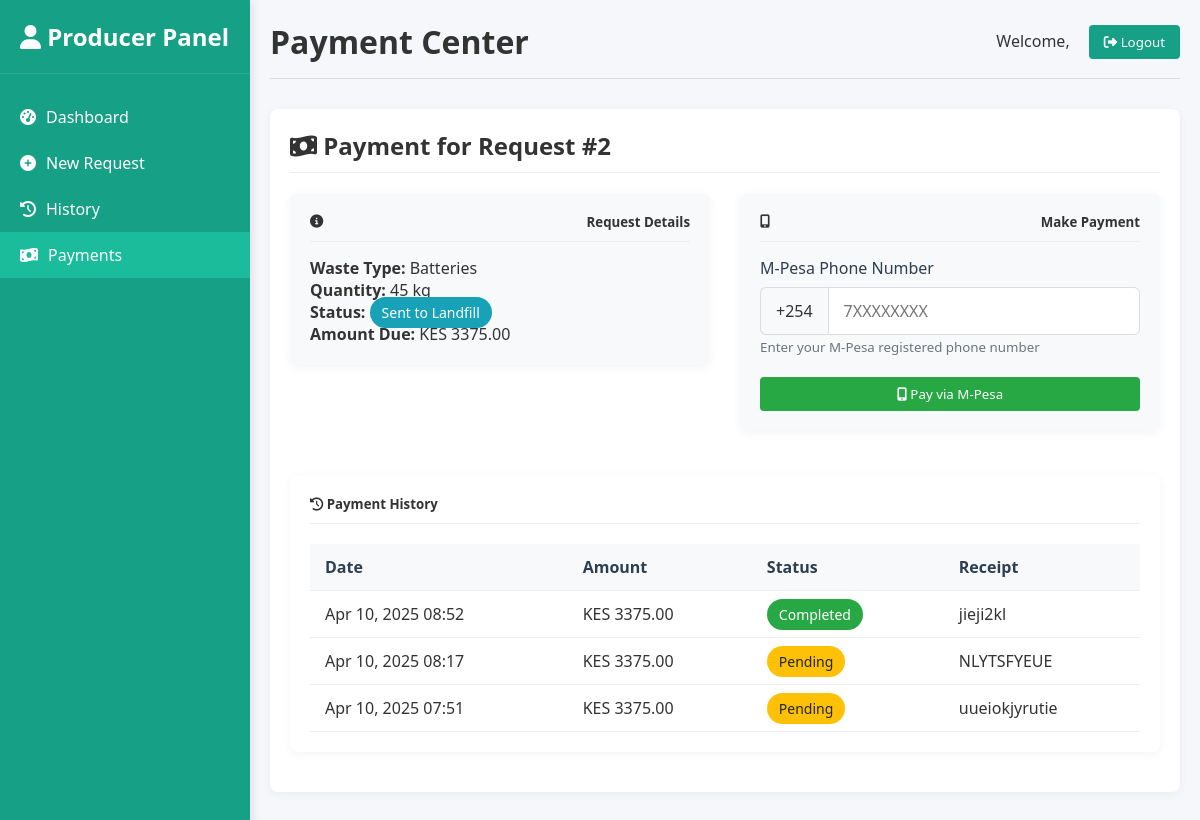
/accounts/payment/2/ (signed in), run on the app's committed database.
### accounts/models.py (models this page shows, shortened)
class CollectionRequest(models.Model):
    STATUS_CHOICES = [
        ('pending', 'Pending'),
        ('approved', 'Approved'),
        ('assigned', 'Assigned'),
        ('collected', 'Collected'),
        ('recycled', 'Recycled'),
        ('landfill', 'Sent to Landfill'),
        ('rejected', 'Rejected'),
    ]
    WASTE_TYPES = [
        ('electronics', 'Electronics'),
        ('batteries', 'Batteries'),
        ('appliances', 'Appliances'),
        ('other', 'Other'),
    ]
    DISPOSITION_CHOICES = [
        ('recycled', 'Recycled'),
        ('landfill', 'Sent to Landfill'),
        ('other', 'Other Disposition'),
    ]
    producer = models.ForeignKey(User, on_delete=models.CASCADE, related_name='requests')
    waste_type = models.CharField(max_length=20, choices=WASTE_TYPES)
    quantity = models.PositiveIntegerField()
    description = models.TextField(blank=True)
    status = models.CharField(max_length=20, choices=STATUS_CHOICES, default='pending')
    request_date = models.DateTimeField(auto_now_add=True)
    collection_date = models.DateField(null=True, blank=True)
    collector = models.ForeignKey(User, on_delete=models.SET_NULL, null=True, blank=True, related_name='assignments')
    admin_notes = models.TextField(blank=True)
    final_disposition = models.CharField(max_length=20, choices=DISPOSITION_CHOICES, null=True, blank=True)
    recycling_notes = models.TextField(blank=True)
    recycling_date = models.DateField(null=True, blank=True)
    actual_quantity = models.PositiveIntegerField(null=True, blank=True)

class Payment(models.Model):
    PAYMENT_STATUS_CHOICES = [
        ('pending', 'Pending'),
        ('completed', 'Completed'),
        ('failed', 'Failed'),
    ]
    request = models.ForeignKey(CollectionRequest, on_delete=models.CASCADE, related_name='payments')
    amount = models.DecimalField(max_digits=10, decimal_places=2)
    phone_number = models.CharField(max_length=15)
    mpesa_receipt_number = models.CharField(max_length=50, blank=True, null=True)
    transaction_date = models.DateTimeField(null=True, blank=True)
    status = models.CharField(max_length=20, choices=PAYMENT_STATUS_CHOICES, default='pending')
    created_at = models.DateTimeField(auto_now_add=True)
    verified = models.BooleanField(default=False)
    admin_approved = models.BooleanField(default=False)

### accounts/views.py (the view)
# urls.py: path('payment/<int:request_id>/', views.payment_page, name='payment_page'),
@login_required
def payment_page(request, request_id):
    collection_request = get_object_or_404(
        CollectionRequest,
        id=request_id,
        producer=request.user  # Only keep producer ownership check
    )
    amount = calculate_charges(
        collection_request.waste_type,
        collection_request.quantity
    )
    context = {
        'request': collection_request,
        'amount': amount,
        'payment_history': Payment.objects.filter(request=collection_request).order_by('-created_at')
    }
    return render(request, 'accounts/payment_page.html', context)

### accounts/payment_utils.py (called while the page is built)
def calculate_charges(waste_type, quantity):
    PRICES = {
        'electronics': 50,   # KES per kg
        'batteries': 75,     # KES per kg
        'appliances': 40,    # KES per kg
        'other': 30          # KES per kg
    }
    return PRICES.get(waste_type, 30) * quantity

### accounts/templates/accounts/payment_page.html (shortened to what this page needs)
<!DOCTYPE html>
<html lang="en">
<head>
    <link rel="stylesheet" href="https://cdnjs.cloudflare.com/ajax/libs/font-awesome/6.4.0/css/all.min.css">
</head>
<body>
    <div class="sidebar">
        <div class="sidebar-header">
            <h2><i class="fas fa-user"></i> Producer Panel</h2>
        </div>
        <div class="sidebar-menu">
            <a href="{% url 'accounts:producer_dashboard' %}" class="menu-item">
                <i class="fas fa-tachometer-alt"></i> Dashboard
            </a>
            <a href="{% url 'accounts:new_request' %}" class="menu-item">
                <i class="fas fa-plus-circle"></i> New Request
            </a>
            <a href="{% url 'accounts:producer_dashboard' %}" class="menu-item">
                <i class="fas fa-history"></i> History
            </a>
            <a href="{% url 'accounts:producer_payment_list' %}" class="menu-item active">
                <i class="fas fa-money-bill-wave"></i> Payments
            </a>
        </div>
    </div>
    <div class="main-content">
        <div class="header">
            <h1>Payment Center</h1>
            <div>
                <span>Welcome, {{ request.user.username }}</span>
                <form action="{% url 'accounts:logout' %}" method="post" style="display: inline;">
                    <button type="submit" class="btn btn-primary" style="margin-left: 15px;">
                        <i class="fas fa-sign-out-alt"></i> Logout
                    </button>
                </form>
            </div>
        </div>
        <div class="card">
            <div class="card-header">
                <h2><i class="fas fa-money-bill-wave"></i> Payment for Request #{{ request.id }}</h2>
            </div>
            <div class="card-body">
                <div class="row mb-4">
                    <div class="col-md-6">
                        <div class="card" style="background-color: var(--light-gray);">
                            <div class="card-body">
                                <h5 class="card-header" style="border-bottom: 1px solid #eee; padding-bottom: 10px; margin-bottom: 15px;">
                                    <i class="fas fa-info-circle"></i> Request Details
                                </h5>
                                <p><strong>Waste Type:</strong> {{ request.get_waste_type_display }}</p>
                                <p><strong>Quantity:</strong> {{ request.quantity }} kg</p>
                                <p><strong>Status:</strong> <span class="badge
                                    {% if request.status == 'completed' %}bg-success
                                    {% elif request.status == 'pending' %}bg-warning
                                    {% elif request.status == 'rejected' %}bg-danger
                                    {% else %}bg-info{% endif %}">
                                    {{ request.get_status_display }}
                                </span></p>
                                <p><strong>Amount Due:</strong> KES {{ amount|floatformat:2 }}</p>
                            </div>
                        </div>
                    </div>
                    <div class="col-md-6">
                        <div class="card" style="background-color: var(--light-gray);">
                            <div class="card-body">
                                <h5 class="card-header" style="border-bottom: 1px solid #eee; padding-bottom: 10px; margin-bottom: 15px;">
                                    <i class="fas fa-mobile-alt"></i> Make Payment
                                </h5>
                                <form method="post" action="{% url 'accounts:initiate_payment' request.id %}">
                                    <div class="form-group">
                                        <label for="phone_number">M-Pesa Phone Number</label>
                                        <div class="input-group">
                                            <div class="input-group-prepend">
                                                <span class="input-group-text">+254</span>
                                            </div>
                                            <input type="text" class="form-control" id="phone_number" name="phone_number"
                                                   placeholder="7XXXXXXXX" required>
                                        </div>
                                        <small class="text-muted">Enter your M-Pesa registered phone number</small>
                                    </div>
                                    <button type="submit" class="btn btn-success" style="width: 100%;">
                                        <i class="fas fa-mobile-alt"></i> Pay via M-Pesa
                                    </button>
                                </form>
                            </div>
                        </div>
                    </div>
                </div>
                {% if payment_history %}
                <div class="card">
                    <div class="card-header">
                        <h5><i class="fas fa-history"></i> Payment History</h5>
                    </div>
                    <div class="card-body">
                        <div class="table-responsive">
                            <table class="table">
                                <thead>
                                    <tr>
                                        <th>Date</th>
                                        <th>Amount</th>
                                        <th>Status</th>
                                        <th>Receipt</th>
                                    </tr>
                                </thead>
                                <tbody>
                                    {% for payment in payment_history %}
                                    <tr>
                                        <td>{{ payment.created_at|date:"M d, Y H:i" }}</td>
                                        <td>KES {{ payment.amount|floatformat:2 }}</td>
                                        <td>
                                            <span class="badge
                                                {% if payment.status == 'completed' %}bg-success
                                                {% elif payment.status == 'failed' %}bg-danger
                                                {% else %}bg-warning{% endif %}">
                                                {{ payment.get_status_display }}
                                            </span>
                                        </td>
                                        <td>{{ payment.mpesa_receipt_number|default:"-" }}</td>
                                    </tr>
                                    {% endfor %}
                                </tbody>
                            </table>
                        </div>
                    </div>
                </div>
                {% endif %}
            </div>
        </div>
    </div>
</body>
</html>

### accounts/templates/accounts/payment_page.html (style rules this page uses)
:root { --primary: #16a085; --secondary: #1abc9c; --light: #ecf0f1; --dark: #2c3e50; --info: #17a2b8; --warning: #ffc107; --danger: #dc3545; --success: #28a745; --gray: #6c757d; --light-gray: #f8f9fa; }
* { margin: 0; padding: 0; box-sizing: border-box; font-family: 'Segoe UI', Tahoma, Geneva, Verdana, sans-serif; }
body { background-color: #f5f7fa; color: #333; display: grid; grid-template-columns: 250px 1fr; min-height: 100vh; }
.sidebar { background: var(--primary); color: white; padding: 20px 0; box-shadow: 2px 0 10px rgba(0,0,0,0.1); }
.sidebar-header { padding: 0 20px 20px; border-bottom: 1px solid rgba(255,255,255,0.1); }
.sidebar-menu { margin-top: 20px; }
.menu-item { padding: 12px 20px; cursor: pointer; transition: all 0.3s; display: flex; align-items: center; color: white; text-decoration: none; }
.menu-item.active { background: var(--secondary); }
.menu-item i { margin-right: 10px; }
.main-content { padding: 20px; }
.header { display: flex; justify-content: space-between; align-items: center; margin-bottom: 30px; padding-bottom: 15px; border-bottom: 1px solid #ddd; }
.card { background: white; border-radius: 8px; padding: 20px; box-shadow: 0 2px 10px rgba(0,0,0,0.05); margin-bottom: 20px; }
.card-header { display: flex; justify-content: space-between; align-items: center; margin-bottom: 20px; padding-bottom: 10px; border-bottom: 1px solid #eee; }
.btn { padding: 8px 15px; border-radius: 4px; border: none; cursor: pointer; font-weight: 500; transition: all 0.3s; text-decoration: none; display: inline-block; }
.btn-primary { background: var(--primary); color: white; }
.btn-success { background: var(--success); color: white; }
.form-group { margin-bottom: 20px; }
.form-group label { display: block; margin-bottom: 8px; font-weight: 500; color: var(--dark); }
.form-control { width: 100%; padding: 12px 15px; border: 1px solid #ddd; border-radius: 6px; font-size: 16px; transition: border-color 0.3s; }
.input-group { display: flex; }
.input-group-prepend { display: flex; align-items: center; padding: 0 15px; background-color: #f8f9fa; border: 1px solid #ddd; border-right: none; border-radius: 6px 0 0 6px; }
.input-group input { border-radius: 0 6px 6px 0; }
.badge { padding: 6px 12px; border-radius: 20px; font-size: 14px; font-weight: 500; }
.bg-success { background-color: var(--success); color: white; }
.bg-warning { background-color: var(--warning); color: #212529; }
.bg-info { background-color: var(--info); color: white; }
.text-muted { color: var(--gray); }
.table { width: 100%; border-collapse: collapse; }
.table th, .table td { padding: 12px 15px; text-align: left; border-bottom: 1px solid #eee; }
.table th { background-color: var(--light-gray); font-weight: 600; color: var(--dark); }
.row { display: flex; flex-wrap: wrap; margin: 0 -15px; }
.col-md-6 { flex: 0 0 50%; max-width: 50%; padding: 0 15px; }
.mb-4 { margin-bottom: 1.5rem; }
.table-responsive { overflow-x: auto; }

### data on the page
CollectionRequest: id "2", waste_type "Batteries", quantity "45", status "Sent to Landfill"
Payment: created_at "Apr 10, 2025 08:52", amount "3375.00", status "Completed", mpesa_receipt_number "jieji2kl"
Payment: created_at "Apr 10, 2025 08:17", amount "3375.00", status "Pending", mpesa_receipt_number "NLYTSFYEUE"
Payment: created_at "Apr 10, 2025 07:51", amount "3375.00", status "Pending", mpesa_receipt_number "uueiokjyrutie"

### other printed values
{{ amount|floatformat:2 }} "3375.00"
